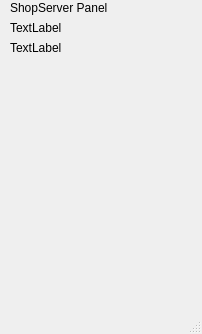
<?xml version="1.0" encoding="UTF-8"?>
<ui version="4.0">
 <class>MainWindow2</class>
 <widget class="QMainWindow" name="MainWindow2">
  <property name="geometry">
   <rect>
    <x>0</x>
    <y>0</y>
    <width>202</width>
    <height>334</height>
   </rect>
  </property>
  <property name="windowTitle">
   <string>MainWindow</string>
  </property>
  <widget class="QWidget" name="centralwidget">
   <widget class="QLabel" name="label">
    <property name="geometry">
     <rect>
      <x>10</x>
      <y>0</y>
      <width>121</width>
      <height>16</height>
     </rect>
    </property>
    <property name="text">
     <string>ShopServer Panel</string>
    </property>
   </widget>
   <widget class="QLabel" name="label_2">
    <property name="geometry">
     <rect>
      <x>10</x>
      <y>20</y>
      <width>231</width>
      <height>16</height>
     </rect>
    </property>
    <property name="text">
     <string>TextLabel</string>
    </property>
   </widget>
   <widget class="QLabel" name="label_3">
    <property name="geometry">
     <rect>
      <x>10</x>
      <y>40</y>
      <width>181</width>
      <height>16</height>
     </rect>
    </property>
    <property name="text">
     <string>TextLabel</string>
    </property>
   </widget>
  </widget>
  <widget class="QMenuBar" name="menubar">
   <property name="geometry">
    <rect>
     <x>0</x>
     <y>0</y>
     <width>202</width>
     <height>22</height>
    </rect>
   </property>
  </widget>
  <widget class="QStatusBar" name="statusbar"/>
 </widget>
 <resources/>
 <connections/>
</ui>
